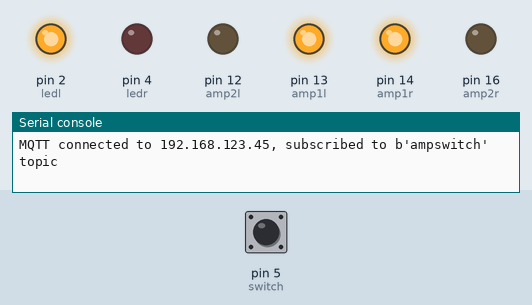
Bench run of a program on a simulated MicroPython board. Shown: output pins drawn as LEDs (lit = HIGH), the last lines printed to the serial console. The test bench sets the inputs (shaded band); at power-on: pin 5 (switch) HIGH. WiFi joins after 1.5 s; no MQTT or app messages arrive unless stated.

Above: at 3.0 s.
3.1 s: pin 5 (switch) pulled LOW for 0.15 s
At 3.8 s:
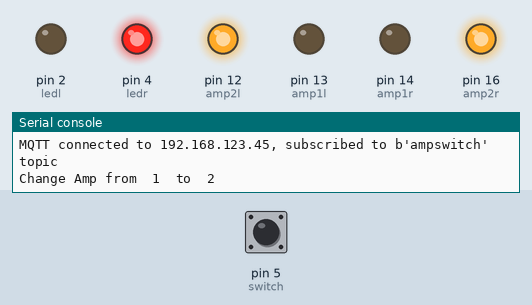
4.8 s: pin 5 (switch) pulled LOW for 1 s
At 4.9 s:
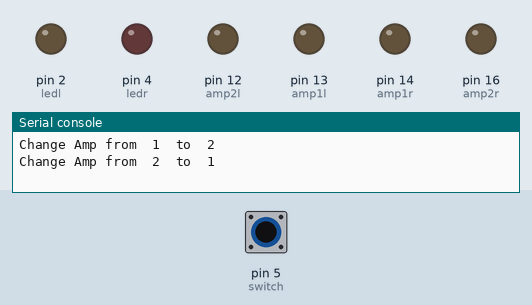
7.3 s: pin 5 (switch) pulled LOW for 3.2 s
At 8.2 s:
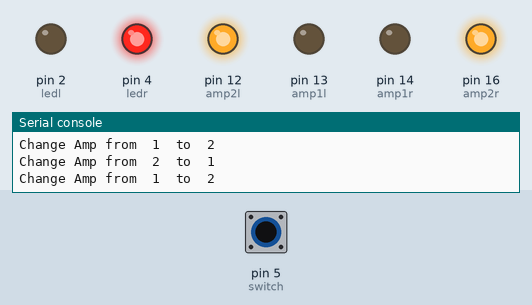
Timing chart, 0 to 10.3 s (numbered marks = the images above; inputs shaded):
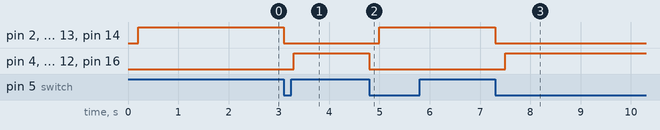

The program:

main.py
```python
from config import *
import network
import machine
import time
from umqtt.simple import MQTTClient
import ubinascii

ledr = machine.Pin(4, machine.Pin.OUT)
ledl = machine.Pin(2, machine.Pin.OUT)
switch = machine.Pin(5, machine.Pin.IN)
amp1r = machine.Pin(14, machine.Pin.OUT)
amp1l = machine.Pin(13, machine.Pin.OUT)
amp2r = machine.Pin(16, machine.Pin.OUT)
amp2l = machine.Pin(12, machine.Pin.OUT)

act_amp = 1
new_amp = 1
wlan_connected = 1

ap_if = network.WLAN(network.AP_IF)
sta_if = network.WLAN(network.STA_IF)
sta_if.active(True)

CLIENT_ID = ubinascii.hexlify(machine.unique_id())
mqtt = MQTTClient(CLIENT_ID, MQTT_SERVER)

def connect_wifi():
  global sta_if,ap_if
  print('connecting to network...')
  sta_if.connect(SSID,PW)
  while not sta_if.isconnected():
    pass
  print('connection success: ', sta_if.ifconfig())
  ap_if.active(False)

def connect_mqtt():
  global mqtt
  mqtt.connect()
  mqtt.subscribe(MQTT_TOPIC)
  print("MQTT connected to %s, subscribed to %s topic" % (MQTT_SERVER, MQTT_TOPIC))

def set_amp(n):
  global act_amp
  print('Change Amp from ',act_amp,' to ',n)
  if n == 2:
    amp1l.low()
    amp1r.low()
    ledl.low()
    time.sleep_ms(200)
    amp2l.high()
    amp2r.high()
    ledr.high()
    act_amp = 2
    try:
      mqtt.publish(MQTT_TOPIC_STATE, b"2")
    except:
      print('send state to MQTT failed!')
  else:
    amp2l.low()
    amp2r.low()
    ledr.low()
    time.sleep_ms(200)
    amp1l.high()
    amp1r.high()
    ledl.high()
    act_amp = 1
    try:
      mqtt.publish(MQTT_TOPIC_STATE, b"1")
    except:
      print('send state to MQTT failed!')

def switch_pressed(p):
  global new_amp
  if act_amp == 1:
    new_amp = 2
  else:
    new_amp = 1

def mqtt_input(topic, msg):
  global new_amp
  if msg == b"2":
    new_amp = 2
  else:
    new_amp = 1

def run():
  fail = False
  while True:
    if new_amp != act_amp:
      set_amp(new_amp)

    try:
      mqtt.check_msg()
    except OSError:
      print('MQTT check msg failed')
      fail = True

    if fail: # Wifi was down - https://forum.micropython.org/viewtopic.php?f=16&t=2163
      try:
        connect_mqtt()
        fail = False
      except OSError: # Wifi is still down
        print('MQTT reconnect failed')
        time.sleep(2)


set_amp(act_amp)
switch.irq(trigger=machine.Pin.IRQ_FALLING, handler=switch_pressed)
mqtt.set_callback(mqtt_input)
connect_wifi()
connect_mqtt()
run()
```

config.py
```python
SSID='WLAN SSID'
PW='WLAN PW'
MQTT_SERVER='192.168.123.45'
MQTT_TOPIC=b"ampswitch"
MQTT_TOPIC_STATE=b"ampswitch/state"
```

Measured:
- after the input at 3.1 s, pin 2 (ledl), pin 13 (amp1l), pin 14 (amp1r): HIGH → LOW at once; pin 4 (ledr), pin 12 (amp2l), pin 16 (amp2r): LOW → HIGH after 0.20 s
- after the input at 4.8 s, pin 2 (ledl), pin 13 (amp1l), pin 14 (amp1r): LOW → HIGH after 0.20 s; pin 4 (ledr), pin 12 (amp2l), pin 16 (amp2r): HIGH → LOW at once
- after the input at 7.3 s, pin 2 (ledl), pin 13 (amp1l), pin 14 (amp1r): HIGH → LOW at once; pin 4 (ledr), pin 12 (amp2l), pin 16 (amp2r): LOW → HIGH after 0.20 s
